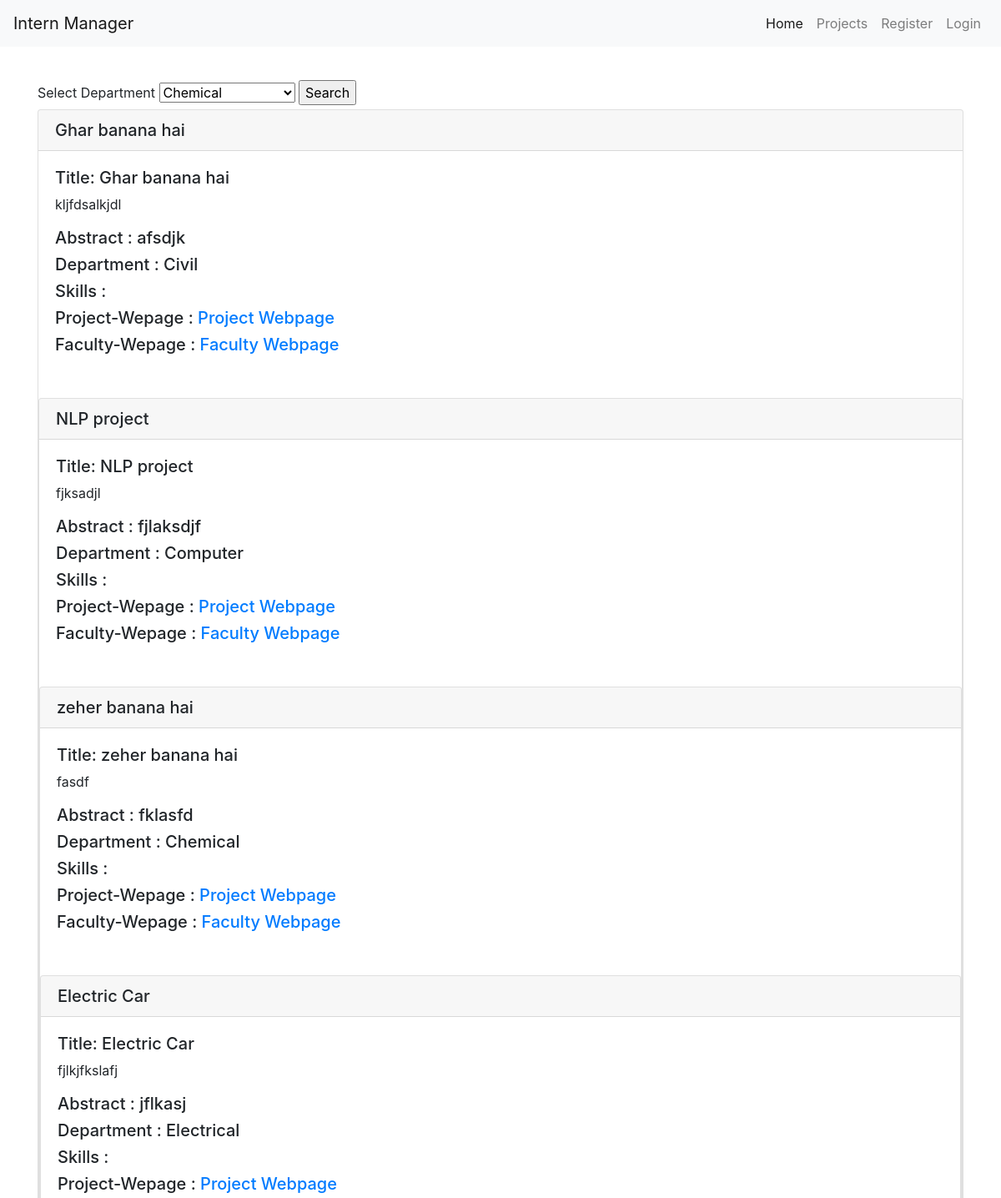
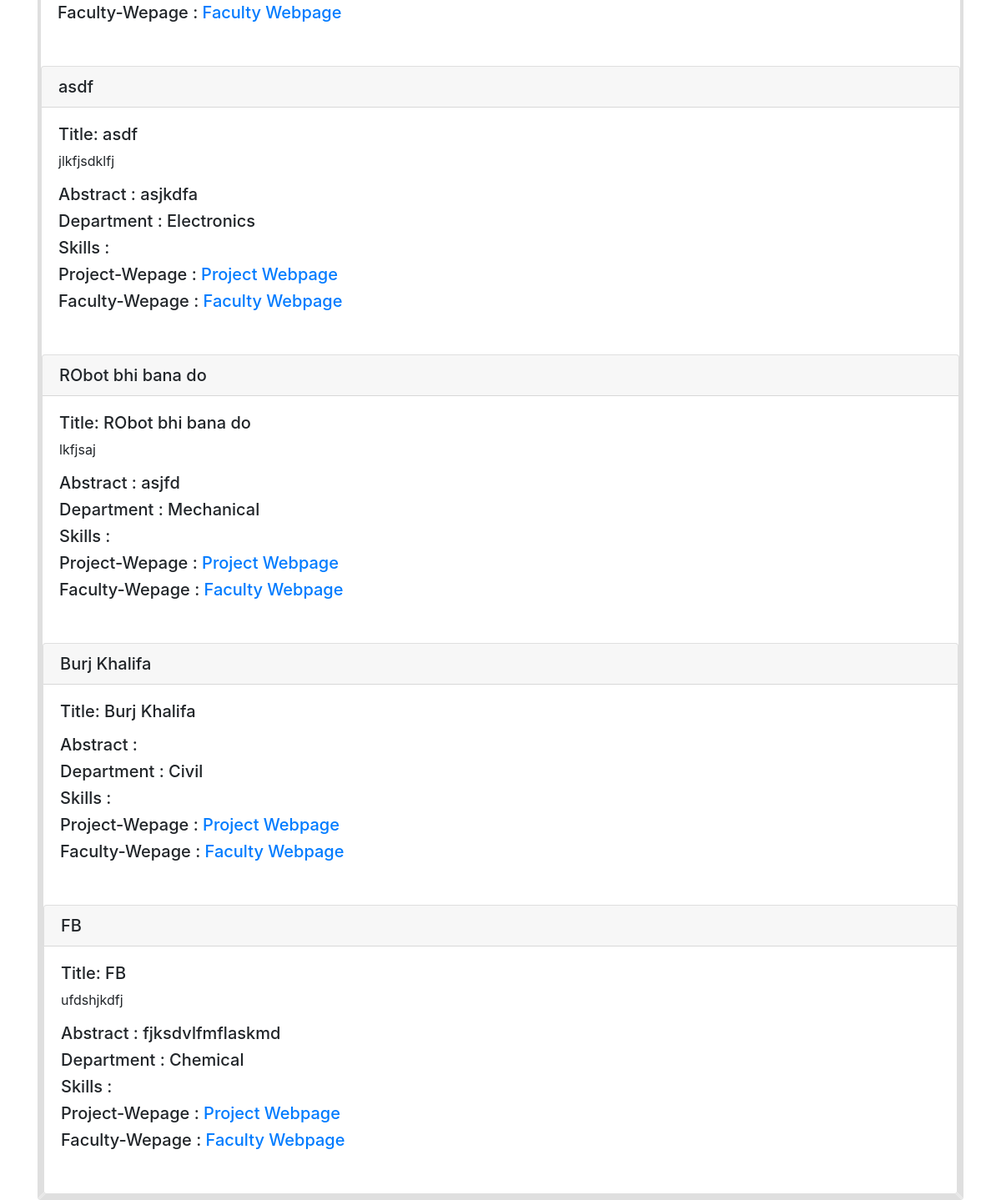
/project.php, run on the app's committed database (2 pictures, top to bottom).
### tables this page shows
CREATE TABLE `projects` (
  `id` int(11) NOT NULL,
  `prof_id` int(11) NOT NULL,
  `title` varchar(200) NOT NULL,
  `abstract` text NOT NULL,
  `description` text NOT NULL,
  `department` varchar(100) NOT NULL,
  `skills` varchar(100) NOT NULL,
  `project_webpage` varchar(100) NOT NULL,
  `faculty_webpage` varchar(100) NOT NULL,
  `pdf_loc` varchar(100) NOT NULL
);

### functions/db.php (called while the page is built, shortened)
<?php
$con = mysqli_connect('localhost', 'root', '', 'intern_manager');
function query($query)
{
    global $con;
    return mysqli_query($con, $query);
}

### project.php (the view, shortened to what this page needs)
<?php include('includes/header.php') ?>
<?php include('includes/nav.php') ?>
<?php
$select = "SELECT * FROM projects ORDER BY id";
$res = query($select);
$projects = array();
while ($row = mysqli_fetch_array($res)) {
    $projects[] = $row;
}
$department = 'Chemical';
?>
<div style="height: 5vh"></div>
<div class="container">
    <form action="" method="POST">
        <label for="department">Select Department</label>
        <select name="department">
            <option value=<?php echo  $department ?>><?php echo $department ?> </option>
        </select>
        <input type="submit" value="Search" name="searchDepartments">
    </form>
    <?php foreach ($projects as $project) { ?>
        <div class="card">
            <h5 class="card-header"><?php echo $project['title'] ?></h5>
            <div class="card-body">
                <h5>Title: <?php echo $project['title']  ?></h5>
                <p class="card-text"><?php echo $project['description'] ?></p>
                <h5>Abstract : <?php echo $project['abstract']; ?></h5>
                <h5>Department : <?php echo $project['department']; ?></h5>
                <h5>Skills : <?php $project['skills'] ?></h5>
                <h5>Project-Wepage : <a href=<?php echo "http://" . $project['project_webpage'] ?> target="_blank">Project Webpage</a></h5>
                <h5> Faculty-Wepage : <a href=<?php echo "http://" . $project['faculty_webpage'] ?> target="_blank">Faculty Webpage</a></h5>
            </div>
            <br />
        <?php } ?>
        </div>
        <?php include('includes/footer.php') ?>

### data on the page
projects: title "Ghar banana hai", description "kljfdsalkjdl", abstract "afsdjk", department "Civil"
projects: title "NLP project", description "fjksadjl", abstract "fjlaksdjf", department "Computer"
projects: title "zeher banana hai", description "fasdf", abstract "fklasfd", department "Chemical"
projects: title "Electric Car", description "fjlkjfkslafj", abstract "jflkasj", department "Electrical"
projects: title "asdf", description "jlkfjsdklfj", abstract "asjkdfa", department "Electronics"
projects: title "RObot bhi bana do", description "lkfjsaj", abstract "asjfd", department "Mechanical"
projects: title "Burj Khalifa", department "Civil"
projects: title "FB", description "ufdshjkdfj", abstract "fjksdvlfmflaskmd", department "Chemical"

### other printed values
form field department "Chemical"
